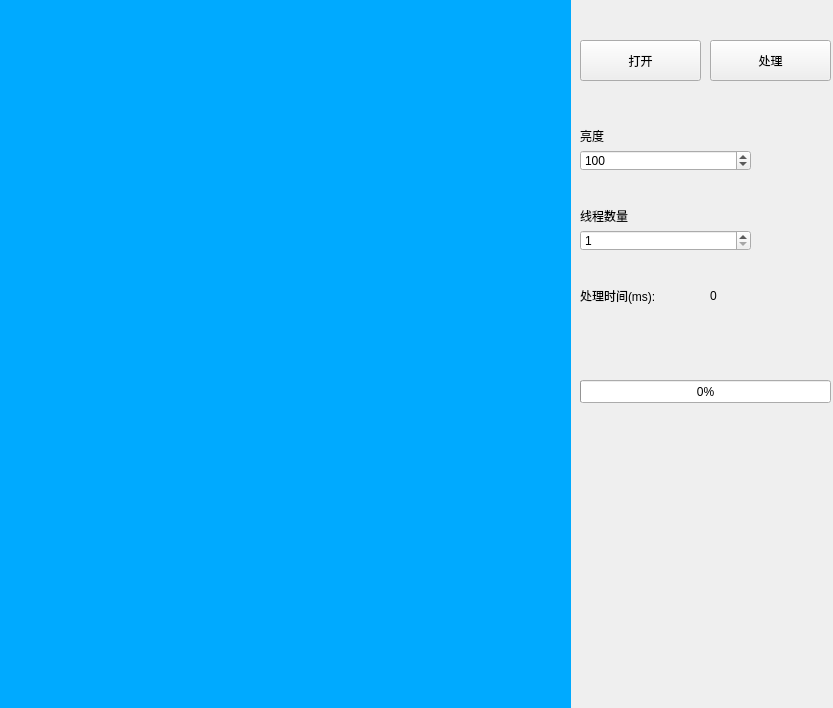
<?xml version="1.0" encoding="UTF-8"?>
<ui version="4.0">
 <class>XImageClass</class>
 <widget class="QWidget" name="XImageClass">
  <property name="geometry">
   <rect>
    <x>0</x>
    <y>0</y>
    <width>833</width>
    <height>708</height>
   </rect>
  </property>
  <property name="windowTitle">
   <string>XImage</string>
  </property>
  <property name="windowIcon">
   <iconset resource="XImage.qrc">
    <normaloff>:/XImage/Resources/logo.png</normaloff>:/XImage/Resources/logo.png</iconset>
  </property>
  <widget class="QLabel" name="view">
   <property name="geometry">
    <rect>
     <x>0</x>
     <y>0</y>
     <width>571</width>
     <height>711</height>
    </rect>
   </property>
   <property name="styleSheet">
    <string notr="true">background-color: rgb(0, 170, 255);</string>
   </property>
   <property name="text">
    <string/>
   </property>
  </widget>
  <widget class="QPushButton" name="open">
   <property name="geometry">
    <rect>
     <x>580</x>
     <y>40</y>
     <width>121</width>
     <height>41</height>
    </rect>
   </property>
   <property name="styleSheet">
    <string notr="true">font: 20pt &quot;Agency FB&quot;;</string>
   </property>
   <property name="text">
    <string>打开</string>
   </property>
  </widget>
  <widget class="QPushButton" name="deal">
   <property name="geometry">
    <rect>
     <x>710</x>
     <y>40</y>
     <width>121</width>
     <height>41</height>
    </rect>
   </property>
   <property name="styleSheet">
    <string notr="true">font: 20pt &quot;Agency FB&quot;;</string>
   </property>
   <property name="text">
    <string>处理</string>
   </property>
  </widget>
  <widget class="QSpinBox" name="bright">
   <property name="geometry">
    <rect>
     <x>580</x>
     <y>150</y>
     <width>171</width>
     <height>21</height>
    </rect>
   </property>
   <property name="minimum">
    <number>1</number>
   </property>
   <property name="maximum">
    <number>200</number>
   </property>
   <property name="value">
    <number>100</number>
   </property>
  </widget>
  <widget class="QLabel" name="label">
   <property name="geometry">
    <rect>
     <x>580</x>
     <y>120</y>
     <width>71</width>
     <height>31</height>
    </rect>
   </property>
   <property name="styleSheet">
    <string notr="true">font: 12pt &quot;Agency FB&quot;;</string>
   </property>
   <property name="text">
    <string>亮度</string>
   </property>
  </widget>
  <widget class="QLabel" name="label_2">
   <property name="geometry">
    <rect>
     <x>580</x>
     <y>200</y>
     <width>91</width>
     <height>31</height>
    </rect>
   </property>
   <property name="styleSheet">
    <string notr="true">font: 12pt &quot;Agency FB&quot;;</string>
   </property>
   <property name="text">
    <string>线程数量</string>
   </property>
  </widget>
  <widget class="QSpinBox" name="thread">
   <property name="geometry">
    <rect>
     <x>580</x>
     <y>230</y>
     <width>171</width>
     <height>21</height>
    </rect>
   </property>
   <property name="minimum">
    <number>1</number>
   </property>
   <property name="maximum">
    <number>8</number>
   </property>
   <property name="value">
    <number>1</number>
   </property>
  </widget>
  <widget class="QLabel" name="label_3">
   <property name="geometry">
    <rect>
     <x>580</x>
     <y>280</y>
     <width>121</width>
     <height>31</height>
    </rect>
   </property>
   <property name="styleSheet">
    <string notr="true">font: 12pt &quot;Agency FB&quot;;</string>
   </property>
   <property name="text">
    <string>处理时间(ms):</string>
   </property>
  </widget>
  <widget class="QLabel" name="dealtime">
   <property name="geometry">
    <rect>
     <x>710</x>
     <y>280</y>
     <width>121</width>
     <height>31</height>
    </rect>
   </property>
   <property name="styleSheet">
    <string notr="true">font: 12pt &quot;Agency FB&quot;;
font: 9pt &quot;微软雅黑&quot;;</string>
   </property>
   <property name="text">
    <string>0</string>
   </property>
  </widget>
  <widget class="QProgressBar" name="progress">
   <property name="geometry">
    <rect>
     <x>580</x>
     <y>380</y>
     <width>251</width>
     <height>23</height>
    </rect>
   </property>
   <property name="value">
    <number>0</number>
   </property>
  </widget>
 </widget>
 <layoutdefault spacing="6" margin="11"/>
 <resources>
  <include location="XImage.qrc"/>
 </resources>
 <connections>
  <connection>
   <sender>open</sender>
   <signal>clicked()</signal>
   <receiver>XImageClass</receiver>
   <slot>Open()</slot>
   <hints>
    <hint type="sourcelabel">
     <x>666</x>
     <y>71</y>
    </hint>
    <hint type="destinationlabel">
     <x>1030</x>
     <y>271</y>
    </hint>
   </hints>
  </connection>
  <connection>
   <sender>deal</sender>
   <signal>clicked()</signal>
   <receiver>XImageClass</receiver>
   <slot>Deal()</slot>
   <hints>
    <hint type="sourcelabel">
     <x>799</x>
     <y>60</y>
    </hint>
    <hint type="destinationlabel">
     <x>861</x>
     <y>266</y>
    </hint>
   </hints>
  </connection>
 </connections>
 <slots>
  <slot>Open()</slot>
  <slot>Deal()</slot>
 </slots>
</ui>
